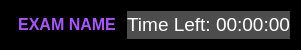
     <widget class="QFrame" name="header">
      <property name="enabled">
       <bool>true</bool>
      </property>
      <property name="sizePolicy">
       <sizepolicy hsizetype="Preferred" vsizetype="Expanding">
        <horstretch>0</horstretch>
        <verstretch>0</verstretch>
       </sizepolicy>
      </property>
      <property name="maximumSize">
       <size>
        <width>16777215</width>
        <height>50</height>
       </size>
      </property>
      <property name="styleSheet">
       <string notr="true">
background-color: rgb(0, 0, 0);</string>
      </property>
      <property name="frameShape">
       <enum>QFrame::StyledPanel</enum>
      </property>
      <property name="frameShadow">
       <enum>QFrame::Raised</enum>
      </property>
      <layout class="QHBoxLayout" name="horizontalLayout_2">
       <property name="spacing">
        <number>0</number>
       </property>
       <property name="leftMargin">
        <number>0</number>
       </property>
       <property name="topMargin">
        <number>0</number>
       </property>
       <property name="rightMargin">
        <number>0</number>
       </property>
       <property name="bottomMargin">
        <number>0</number>
       </property>
       <item>
        <widget class="QFrame" name="frame_9">
         <property name="sizePolicy">
          <sizepolicy hsizetype="Preferred" vsizetype="Preferred">
           <horstretch>1</horstretch>
           <verstretch>0</verstretch>
          </sizepolicy>
         </property>
         <property name="frameShape">
          <enum>QFrame::StyledPanel</enum>
         </property>
         <property name="frameShadow">
          <enum>QFrame::Raised</enum>
         </property>
         <layout class="QHBoxLayout" name="horizontalLayout_3">
          <property name="spacing">
           <number>0</number>
          </property>
          <property name="leftMargin">
           <number>0</number>
          </property>
          <property name="topMargin">
           <number>0</number>
          </property>
          <property name="rightMargin">
           <number>0</number>
          </property>
          <property name="bottomMargin">
           <number>0</number>
          </property>
          <item>
           <widget class="QLabel" name="label_3">
            <property name="maximumSize">
             <size>
              <width>48</width>
              <height>48</height>
             </size>
            </property>
            <property name="styleSheet">
             <string notr="true">background-image:url(:/newPrefix/C:/Users/Owner/Downloads/Diablo.jpg)</string>
            </property>
            <property name="text">
             <string/>
            </property>
            <property name="pixmap">
             <pixmap resource="untitled.qrc">:/newPrefix/C:/Users/Owner/Downloads/Diablo.jpg</pixmap>
            </property>
            <property name="scaledContents">
             <bool>true</bool>
            </property>
           </widget>
          </item>
          <item>
           <widget class="QLabel" name="label_2">
            <property name="sizePolicy">
             <sizepolicy hsizetype="Preferred" vsizetype="Preferred">
              <horstretch>2</horstretch>
              <verstretch>0</verstretch>
             </sizepolicy>
            </property>
            <property name="maximumSize">
             <size>
              <width>120</width>
              <height>48</height>
             </size>
            </property>
            <property name="styleSheet">
             <string notr="true">background-image:url(:/newPrefix/C:/Users/Owner/Downloads/Diablo Name.png)</string>
            </property>
            <property name="text">
             <string/>
            </property>
           </widget>
          </item>
         </layout>
        </widget>
       </item>
       <item>
        <widget class="QFrame" name="frame">
         <property name="sizePolicy">
          <sizepolicy hsizetype="Preferred" vsizetype="Ignored">
           <horstretch>1</horstretch>
           <verstretch>0</verstretch>
          </sizepolicy>
         </property>
         <property name="frameShape">
          <enum>QFrame::StyledPanel</enum>
         </property>
         <property name="frameShadow">
          <enum>QFrame::Raised</enum>
         </property>
         <layout class="QVBoxLayout" name="verticalLayout_4">
          <property name="spacing">
           <number>0</number>
          </property>
          <property name="leftMargin">
           <number>0</number>
          </property>
          <property name="topMargin">
           <number>0</number>
          </property>
          <property name="rightMargin">
           <number>0</number>
          </property>
          <property name="bottomMargin">
           <number>0</number>
          </property>
          <item>
           <widget class="QLabel" name="label">
            <property name="text">
             <string>&lt;html&gt;&lt;head/&gt;&lt;body&gt;&lt;p align=&quot;center&quot;&gt;&lt;span style=&quot; font-size:12pt; font-weight:700; color:#aa55ff;&quot;&gt;EXAM NAME&lt;/span&gt;&lt;/p&gt;&lt;/body&gt;&lt;/html&gt;</string>
            </property>
           </widget>
          </item>
         </layout>
        </widget>
       </item>
       <item>
        <widget class="QFrame" name="frame_5">
         <property name="sizePolicy">
          <sizepolicy hsizetype="Preferred" vsizetype="Preferred">
           <horstretch>2</horstretch>
           <verstretch>0</verstretch>
          </sizepolicy>
         </property>
         <property name="frameShape">
          <enum>QFrame::StyledPanel</enum>
         </property>
         <property name="frameShadow">
          <enum>QFrame::Raised</enum>
         </property>
         <layout class="QVBoxLayout" name="verticalLayout_5">
          <item>
           <widget class="QLabel" name="label_4">
            <property name="styleSheet">
             <string notr="true">background-color: rgb(77, 77, 77);</string>
            </property>
            <property name="text">
             <string>&lt;html&gt;&lt;head/&gt;&lt;body&gt;&lt;p align=&quot;center&quot;&gt;&lt;span style=&quot; font-size:14pt; color:#ffffff;&quot;&gt;Time Left: 00:00:00&lt;/span&gt;&lt;/p&gt;&lt;/body&gt;&lt;/html&gt;</string>
            </property>
           </widget>
          </item>
         </layout>
        </widget>
       </item>
      </layout>
     </widget>
